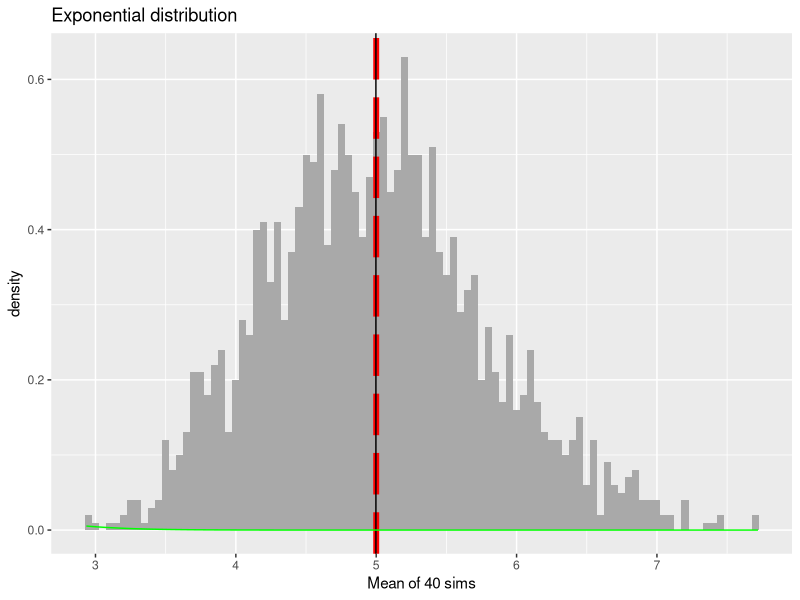
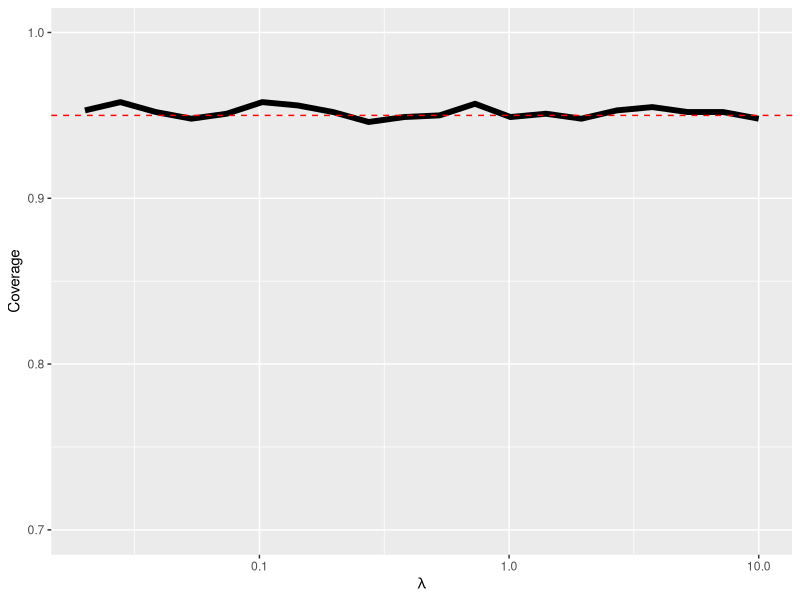

Here is the R script that generated these plots, in order:
## ---- chunk 1
do.exp.sims <- function(lam, nsims, ndraws) {
    vals <- rexp(ndraws * nsims, rate=lam)
    dim(vals) <- c(nsims, ndraws)
    data.frame(means=apply(vals, 1, mean))}
set.seed(49898453)
nsims <- 2000
ndraws <- 40
lambda <- 0.2
sim.res <- do.exp.sims(lambda, nsims, ndraws)
## ---- chunk 2
library(ggplot2)
dnorm.args <- list(mean=mean(sim.res$means), sd=sd(sim.res$means))
ggplot(sim.res, aes(means)) + 
    geom_histogram(fill="dark grey", binwidth=0.05, aes(y=..density..)) +
    labs(x="Mean of 40 sims", title="Exponential distribution") +
    geom_vline(xintercept=1/lambda, color="red", linetype="longdash", size=2) +
    geom_vline(xintercept=mean(sim.res$means), color="black") +
    stat_function(fun=dnorm, arg=dnorm.args, color="green")
## ---- chunk 3
sample.variance = var(sim.res$means)
expected.variance = 1 / (lambda^2 * ndraws)
## ---- chunk 4
sd.approx <- sqrt(sample.variance)
sample.mean <- mean(sim.res$means)
lim.plus <- sample.mean + 1.96 * sd.approx
lim.minus <- sample.mean - 1.96 * sd.approx
frac.covered <- mean(sim.res$means <= lim.plus & sim.res$means >= lim.minus)
## ---- chunk 5
exp.cover <- function(lam, nsims, ndraws) {
    evals <- do.exp.sims(lam, nsims, ndraws)
    smn <- mean(evals$means)
    ssd <- sd(evals$means)
    lim.low <- smn - 1.96 * ssd
    lim.hi <- smn + 1.96 * ssd
    mean(evals$means >= lim.low & evals$means <= lim.hi)
}
lamvals <- exp(seq(log(0.02), log(10.0), length.out=20))
cover <- sapply(lamvals, exp.cover, 1000, ndraws)
ggplot(data.frame(lamvals, cover), aes(lamvals, cover)) + geom_line(size=2) +
    geom_hline(yintercept = 0.95, color="red", linetype="dashed") +
    labs(x=expression(lambda), y="Coverage") + ylim(0.7, 1) + 
    scale_x_log10()
